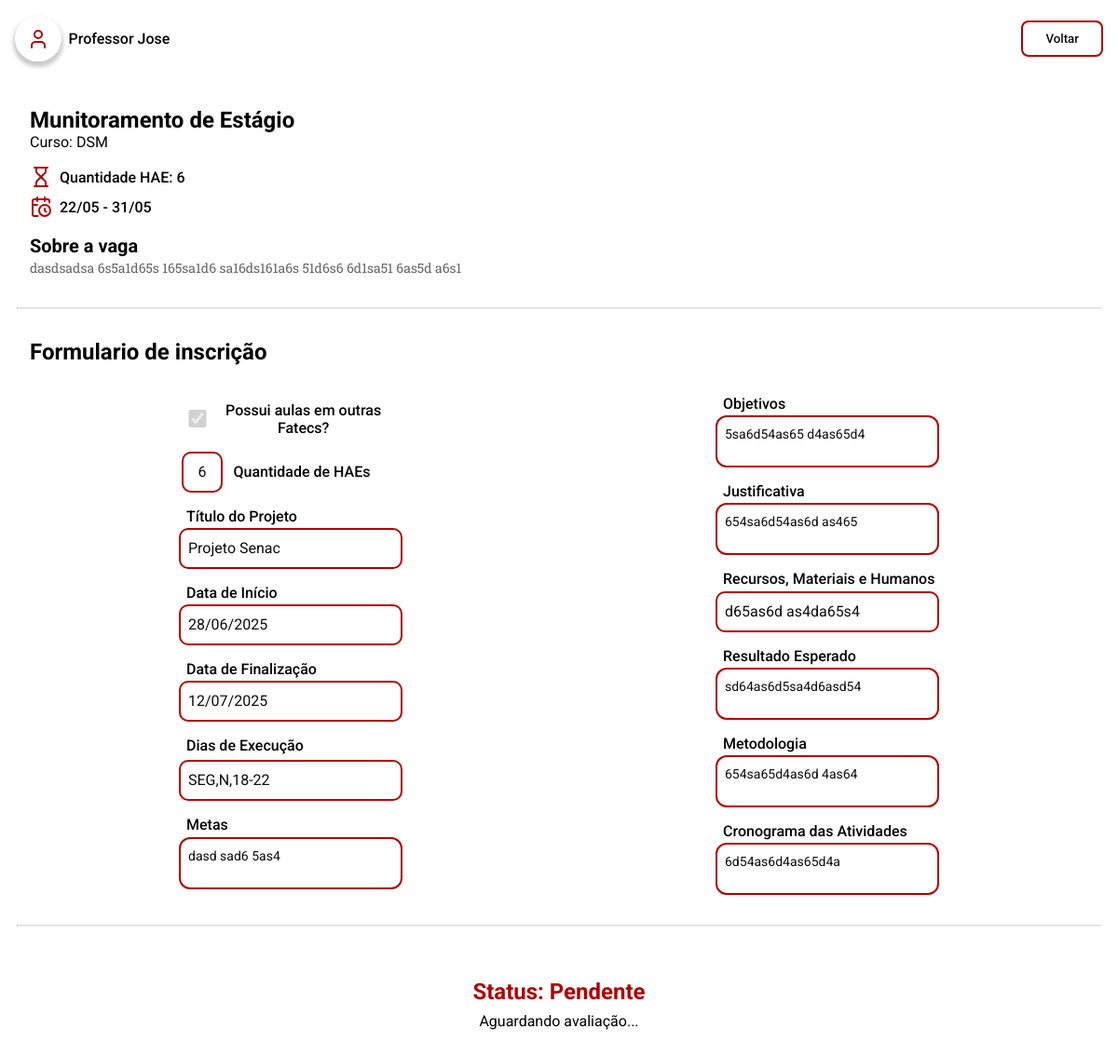
Page /pages/me/preview/inscricao.php?id=15 (signed in) on the committed database.
### tables this page shows
CREATE TABLE `tb_hae` (
  `id_hae` int NOT NULL,
  `titulo` varchar(60) NOT NULL,
  `tip_hae` varchar(30) NOT NULL,
  `quant_hae` int NOT NULL,
  `descricao` varchar(500) NOT NULL,
  `data_inicio` date NOT NULL,
  `data_final` date NOT NULL
);

CREATE TABLE `tb_inscricao` (
  `id_inscricao` int NOT NULL,
  `id_docente` int DEFAULT NULL,
  `id_hae` int DEFAULT NULL,
  `data_envio` datetime NOT NULL,
  `quant_hae` int DEFAULT NULL,
  `outras_fatecs` int DEFAULT NULL,
  `id_projeto` int DEFAULT NULL,
  `status` enum('Pendente','Em análise','Aprovada','Reprovada') NOT NULL DEFAULT 'Pendente'
);

CREATE TABLE `tb_projeto` (
  `id_projeto` int NOT NULL,
  `data_inicio` date NOT NULL,
  `data_final` date NOT NULL,
  `titulo` varchar(40) NOT NULL,
  `id_hae` int DEFAULT NULL,
  `descricoes` json DEFAULT NULL,
  `dias_exec` json DEFAULT NULL
);

### server/model/HAE.php (called while the page is built, shortened)
<?php
include_once __DIR__ . "/Database.php";
class HAE
{
    public Database $db;
    public function __construct($id_hae = null, $titulo = '', $descricao = '', $data_inicio = '', $data_final = '', $quant_hae = 0, $tip_hae = '')
    {
        $this->db = new Database();
        $this->db->connect_to();
        if ($id_hae !== null) {
            $this->titulo = $titulo;
            $this->descricao = $descricao;
            $this->data_inicio = $data_inicio;
            $this->data_final = $data_final;
            $this->quant_hae = $quant_hae;
            $this->tip_hae = $tip_hae;
        }
    }
    public function getHAEById(int $id_hae): ?HAE
    {
        $query = "SELECT * FROM tb_hae WHERE id_hae = :id_hae";
        $stmt = $this->db->get_PDO()->prepare($query);
        $stmt->bindParam(':id_hae', $id_hae);
        $stmt->execute();
        $result = $stmt->fetch(PDO::FETCH_ASSOC);
        if ($result) {
            return new self(
                $result['id_hae'],
                $result['titulo'],
                $result['descricao'],
                $result['data_inicio'],
                $result['data_final'],
                $result['quant_hae'],
                $result['tip_hae']
            );
        }
        return null;
    }
}

### server/model/Database.php (called while the page is built, shortened)
<?php
class Database
{
    private string $host = 'localhost';
    private string $db   = 'pi_fatec';
    private string $user = 'root';
    private string $pass = 'root';
    private string $charset = 'utf8mb4';
    private PDO | null $pdo = null;
    public function connect_to()
    {
        $dsn = "mysql:host={$this->host};dbname={$this->db};charset={$this->charset}";
        try {
            $this->pdo = new PDO($dsn, $this->user, $this->pass);
            $this->pdo->setAttribute(PDO::ATTR_ERRMODE, PDO::ERRMODE_EXCEPTION);
        } catch (PDOException $e) {
            echo "❌ Connection failed: " . $e->getMessage();
        }
    }
    public function is_connected()
    {
        return isset($this->pdo);
    }
    public function get_PDO(): PDO | null
    {
        return $this->is_connected() ? $this->pdo : null;
    }
}

### server/model/Inscricao.php (called while the page is built, shortened)
<?php
include_once __DIR__ . "/Database.php";
class Inscricao
{
    private int $id_hae;
    private int $id_projeto;
    public Database $db;
    public function __construct($id_inscricao = null, $id_docente = null, $id_hae = null, $id_projeto = null, $data_envio = '', $quant_hae = 0, $outras_fatecs = 0, $status = 'Pendente')
    {
        $this->db = new Database();
        $this->db->connect_to();
        if ($id_inscricao !== null) {
            $this->id_hae = $id_hae;
            $this->id_projeto = $id_projeto;
            $this->quant_hae = $quant_hae;
            $this->status = $status;
        } else {
            $this->status = $status;
        }
    }
    public function getMySubscriptionsById($id_inscricao)
    {
        $query = "SELECT i.*, p.*, h.* FROM tb_inscricao i JOIN tb_projeto p ON i.id_projeto = p.id_projeto JOIN tb_hae h ON i.id_hae = h.id_hae WHERE i.id_inscricao = :id_inscricao";
        $stmt = $this->db->get_PDO()->prepare($query);
        $stmt->bindParam(':id_inscricao', $id_inscricao);
        $stmt->execute();
        $result = $stmt->fetch(PDO::FETCH_ASSOC);
        if ($result) {
            return new self(
                $result['id_inscricao'],
                $result['id_docente'],
                $result['id_hae'],
                $result['id_projeto'],
                $result['data_envio'],
                $result['quant_hae'],
                $result['outras_fatecs'],
                $result['status'] ?? 'Pendente'
            );
        } else {
            return null;
        }
    }
    public function getIdHae()
    {
        return $this->id_hae;
    }
    public function getIdProjeto()
    {
        return $this->id_projeto;
    }
}

### server/model/Projeto.php (called while the page is built, shortened)
<?php
include_once __DIR__ . "/Database.php";
class Projeto
{
    public Database $db;
    public function __construct($id_projeto = null, $titulo = '', $data_inicio = '', $data_final = '', $id_hae = '', $descricoes = null, $dias_exec = null)
    {
        $this->db = new Database();
        $this->db->connect_to();
        if ($id_projeto !== null) {
            $this->titulo = $titulo;
            $this->data_inicio = $data_inicio;
            $this->data_final = $data_final;
            $this->descricoes = $descricoes;
            $this->dias_exec = $dias_exec;
        }
    }
    public function getProjetoById($id_projeto)
    {
        try {
            $query = "SELECT * FROM tb_projeto WHERE id_projeto = ?";
            $stmt = $this->db->get_PDO()->prepare($query);
            $stmt->bindParam(1, $id_projeto);
            $stmt->execute();
            $results = $stmt->fetch(PDO::FETCH_ASSOC);
            if ($results) {
                return new self(
                    $results['id_projeto'],
                    $results['titulo'],
                    $results['data_inicio'],
                    $results['data_final'],
                    $results['id_hae'],
                    $results['descricoes'],
                    $results['dias_exec']
                );
            }
            return null;
        } catch (PDOException $e) {
            error_log("Error in getProjetoById: " . $e->getMessage());
            return false;
        }
    }
}

### pages/me/preview/inscricao.php (the view, shortened to what this page needs)
<?php
require_once __DIR__ . "/../../../server/model/HAE.php";
require_once __DIR__ . "/../../../server/model/Inscricao.php";
require_once __DIR__ . "/../../../server/model/Projeto.php";
require_once __DIR__ . "/../../../server/model/Feedback.php";
if (isset($_GET['id'])) {
  $id = $_GET['id'];
  $id = intval($id);
  $inscricao = new Inscricao();
  $projeto = new Projeto();
  $hae = new HAE();
  $inscricao = $inscricao->getMySubscriptionsById($id);
  $hae = $hae->getHAEById($inscricao->getIdHae());
  $projeto = $projeto->getProjetoById($inscricao->getIdProjeto());
  $descricoes = json_decode($projeto->descricoes, true);
} else if (!isset($_GET['id'])) {
  header("Location: ../inscricoes.php");
  exit();
}
?>
<!DOCTYPE html>
<html lang="pt-br">
<head>
  <link rel="stylesheet" href="../../../styles/global.css" />
  <link rel="stylesheet" href="../../../styles/components.css" />
  <link rel="stylesheet" href="../../../styles/formulario.css" />
</head>
<body>
  <header-fatec
    data-button-title="Voltar"
    data-button-href="../inscricoes.php"></header-fatec>
  <section id="hae-section">
    <div id="hae-container">
      <div>
        <h1><?php echo $hae->titulo ?></h1>
        <p>Curso: <?php echo $hae->tip_hae ?></p>
      </div>
      <div class="hae-container-header">
        <span class="hae-container-header-info">
          <img src="../../../public/icons/hourglass.svg" alt="" />
          <p>Quantidade HAE: <?php echo $hae->quant_hae ?></p>
        </span>
        <span class="hae-container-header-info">
          <img src="../../../public/icons/calendar-clock.svg" alt="" />
          <p><?php echo date("d/m", strtotime($hae->data_inicio)); ?> - <?php echo date("d/m", strtotime($hae->data_final)); ?></p>
        </span>
      </div>
    </div>
    <div id="about-container">
      <h3>Sobre a vaga</h3>
      <p><?php echo $hae->descricao ?></p>
    </div>
  </section>
  <hr />
  <section id="form-section">
    <h2 class="form-title">Formulario de inscrição</h2>
    <form id="form-subscription">
      <div class="form-container">
        <span class="checkfield">
          <input
            type="checkbox"
            id="outras-fatecs"
            name="outras-fatecs"
            <?php echo $_SESSION["user"]["outras_fatecs"] ? htmlspecialchars("checked") : null; ?>
            disabled />
          <label for="outras-fatecs">Possui aulas em outras Fatecs?</label>
        </span>
        <span class="form-field-line">
          <input
            class="input-primary"
            type="number"
            id="quantidade-haes"
            name="quantidade-haes"
            value="<?php echo $inscricao->quant_hae ?>"
            disabled />
          <label for="quantidade-haes">Quantidade de HAEs</label>
        </span>
        <span class="form-field-column">
          <label for="titulo-projeto">Título do Projeto</label>
          <input
            class="input-primary"
            type="text"
            id="titulo-projeto"
            name="titulo-projeto"
            placeholder="Nome do seu projeto"
            value="<?php echo $projeto->titulo ?>"
            disabled />
        </span>
        <span class="form-field-column">
          <label for="data-inicio">Data de Início</label>
          <input
            class="input-primary"
            type="text"
            id="data-inicio"
            name="data-inicio"
            value="<?php echo date("d/m/Y", strtotime($projeto->data_inicio)) ?>"
            disabled />
        </span>
        <span class="form-field-column"><label for="data-finalizacao">Data de Finalização</label>
          <input
            class="input-primary"
            type="text"
            id="data-finalizacao"
            name="data-finalizacao"
            value="<?php echo date("d/m/Y", strtotime($projeto->data_final)) ?>"
            disabled /></span>
        <span class="form-field-column"><label>Dias de Execução</label>
          <div id="container-inputs" class="form-field-column">
            <?php
            $p = json_decode($projeto->dias_exec);
            foreach ($p as $key => $value) {
              echo '<input
                  class="input-primary"
                  type="text"
                  id="dia-execucao'
                . ($key + 1) . '"
                  name="dia-execucao"
                  autocomplete="off"
                  placeholder="Segunda, Noite, 17-19"
                  value="' . htmlspecialchars($value) . '"
                  disabled />';
            }
            ?>
          </div>
        </span>
        <span class="form-field-column">
          <label for="metas">Metas</label>
          <textarea
            class="textarea-primary"
            type="text"
            id="metas"
            name="metas"
            placeholder="Diga suas metas"
            disabled><?php echo $descricoes["metas"]; ?>
          </textarea>
        </span>
      </div>
      <div class="form-container">
        <span class="form-field-column"><label for="objetivos">Objetivos</label>
          <textarea
            class="textarea-primary"
            type="text"
            id="objetivos"
            name="objetivos"
            placeholder="Diga seus objetivos"
            disabled><?php echo $descricoes["objetivos"]; ?></textarea>
        </span>
        <span class="form-field-column"><label for="justificativa">Justificativa</label>
          <textarea
            class="textarea-primary"
            type="text"
            id="justificativa"
            name="justificativa"
            placeholder="Justifique seu projeto"
            disabled><?php echo $descricoes["justificativa"]; ?></textarea>
        </span>
        <span class="form-field-column">
          <label for="recursos">Recursos, Materiais e Humanos</label>
          <input
            class="input-primary"
            type="text"
            id="recursos"
            name="recursos"
            placeholder="Sala, Mesa, Caderno..."
            value="<?php echo $descricoes["recursos"]; ?>"
            disabled />
        </span>
        <span class="form-field-column">
          <label for="resultado-esperado">Resultado Esperado</label>
          <textarea
            class="textarea-primary"
            type="text"
            id="resultado-esperado"
            name="resultado-esperado"
            placeholder="Expectativas de resultado"
            disabled><?php echo $descricoes["resultado_esperado"]; ?></textarea>
        </span>
        <span class="form-field-column">
          <label for="metodologia">Metodologia</label>
          <textarea
            class="textarea-primary"
            type="text"
            id="metodologia"
            name="metodologia"
            placeholder="Medoto de realização"
            disabled><?php echo $descricoes["metodologia"]; ?></textarea>
        </span>
        <span class="form-field-column">
          <label for="cronograma">Cronograma das Atividades</label>
          <textarea
            class="textarea-primary"
            id="cronograma"
            name="cronograma"
            placeholder="Agosto: Apresentação..."
            disabled><?php echo $descricoes["cronograma"]; ?></textarea>
        </span>
      </div>
    </form>
  </section>
  <?php
  echo "<hr />";
  if (isset($feedbacks)) {
    $emoji = $feedbacks["feedbackMessage"] === "Reprovada" ? "&#128533;" : "&#128578;";
    echo '<article class="status-container">
        <span class="status-header">
          <h2>Status: ' . $feedbacks["feedbackMessage"] . ' ' . $emoji . '</h2>
          <p>' . $feedbacks["plusMessage"] . '</p>
        </span>';
    echo '
        <main class="status-main">
          <h3>Observações:</h3>';
    foreach ($feedbacks["feedbacks"] as $feedback) {
      foreach ($feedback->comentarios as $comentario) {
        echo '<div class="status-comment" style="margin:1.5rem 0;
  max-width: 55%; min-width:15rem; border: 1px solid #ddd; border-radius: 8px; padding:1rem;">
            <img src="../../../public/icons/user.svg" alt="" />
            <span>' . $comentario->docente_info->cargo . " " . explode(" ", $comentario->docente_info->nome)[0] . ':</span>
            <p class="status-message">' . $comentario->comentario_text . '</p>
            <span class="status-footer">
            <p class="status-' . $feedback->resultado . '">' . $feedback->resultado . '</p> ' . ' - ' . '
            <p class="status-date">' . date("d/m/Y", strtotime($feedback->data_envio)) . '</p>
            </span>
          </div>';
      }
    }
    echo '
        </main>
      </article>';
  } else {
    echo '<article class="status-container">
        <span class="status-header">
          <h2>Status: ' . $inscricao->status . '</h2>
        </span>
        <main class="status-main">
          <p>Aguardando avaliação...</p>
        </main>
      </article>';
  }
  ?>
</body>
</html>

### rows in the picture
tb_hae: titulo "Munitoramento de Estágio", tip_hae "DSM", quant_hae "6", data_inicio "22/05", data_final "31/05", descricao "dasdsadsa 6s5a1d65s 165sa1d6 sa16ds161a6s 51d6s6 6d1sa51 6as5d a6s1"
tb_inscricao: quantidade-haes "6", status "Pendente"
tb_projeto: titulo-projeto "Projeto Senac", data-inicio "28/06/2025", data-finalizacao "12/07/2025", dia-execucao "SEG,N,18-22", metas "dasd sad6 5as4", objetivos "5sa6d54as65 d4as65d4", justificativa "654sa6d54as6d as465", recursos "d65as6d as4da65s4", resultado-esperado "sd64as6d5sa4d6asd54", metodologia "654sa65d4as6d 4as64", cronograma "6d54as6d4as65d4a"
